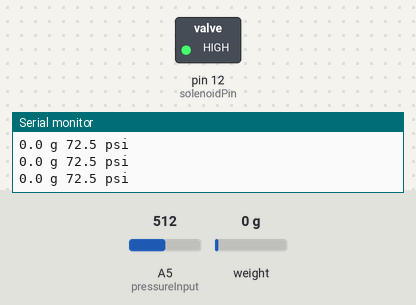
Simulated run of this sketch. Board: Arduino Uno, built with avr-gcc and run on an emulated ATmega328P. Parts: switched loads named in the sketch (green lamp = pin HIGH), the last lines printed to the serial monitor. The test bench sets the inputs (shaded band); at power-on: weight on the scale 0 g, A5 (pressureInput) = 512.

Above: at 7.3 s.
7.4 s: weight on the scale set to 1250 g
At 10.6 s:
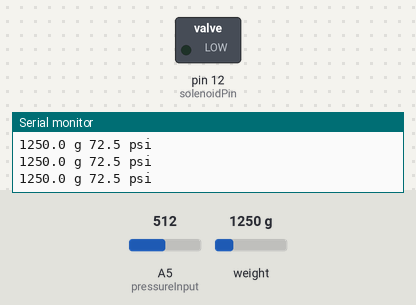
Timing chart, 0 to 12.1 s (numbered marks = the images above; inputs shaded):
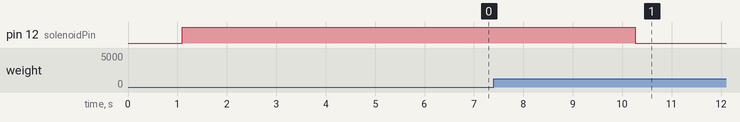

The sketch:

PolarisThrusterTest.ino
```cpp
#include <Arduino.h>
#include "HX711.h"
#include "Wire.h" //allows communication over i2c devices

HX711 scale;

// HX711 circuit wiring
const int LOADCELL_DOUT_PIN = 2;
const int LOADCELL_SCK_PIN = 3;
/////////////////////////////////////////////////////////////////////////////////////////////
const int pressureInput = A5; //select the analog input pin for the pressure transducer
const int pressureZero = 102.4; //analog reading of pressure transducer at 0psi
const int pressureMax = 921.6; //analog reading of pressure transducer at 100psi
const int pressuretransducermaxPSI = 100; //psi value of transducer being used
const int sensorreadDelay = 1; //constant integer to set the sensor read delay in milliseconds

int runtime = 2000; // in milliseconds

long reading = 0; // Initial reading
long int t1 = 0;
long int t2 = 0;
int solenoidPin=12; //solenoid pin

float pressureValue = 0; //variable to store the value coming from the pressure transducer
float Load_N = 0; // Start value of Load cell

byte isValveOpen = 0; // On and Off state of valve
byte ints_counter = 0;


void setup() {

  Serial.begin(9600); // Baud Rate
  Serial.println("HX711 Demo");
  Serial.println("Initializing the scale");

  scale.begin(LOADCELL_DOUT_PIN, LOADCELL_SCK_PIN);

//  Serial.println("Before setting up the scale:");
//  Serial.print("read: \t\t");
//  Serial.println(scale.read());      // print a raw reading from the ADC

//  Serial.print("read average: \t\t");
//  Serial.println(scale.read_average(20));   // print the average of 20 readings from the ADC

//  Serial.print("get value: \t\t");
//  Serial.println(scale.get_value(5));   // print the average of 5 readings from the ADC minus the tare weight (not set yet)

//  Serial.print("get units: \t\t");
//  Serial.println(scale.get_units(5), 1);  // print the average of 5 readings from the ADC minus tare weight (not set) divided
            // by the SCALE parameter (not set yet)

  scale.set_scale(107.64); // Value found by calibrating the scale (DONT CHANGE!)
  scale.tare();            // reset the scale to 0

//  Serial.println("After setting up the scale:");

//  Serial.print("read: \t\t");
//  Serial.println(scale.read());                   // print a raw reading from the ADC

//  Serial.print("read average: \t\t");
//  Serial.println(scale.read_average(20));       // print the average of 20 readings from the ADC

//  Serial.print("get value: \t\t");
//  Serial.println(scale.get_value(5));          // print the average of 5 readings from the ADC minus the tare weight, set with tare()

  Serial.print("get units: \t\t");
  Serial.println(scale.get_units(1), 1);        // print the average of 5 readings from the ADC minus tare weight, divided
            // by the SCALE parameter set with set_scale

  Serial.println("Readings:");

  pinMode(solenoidPin, OUTPUT); //Sets the pin as an output
  digitalWrite(solenoidPin, HIGH); //Switch Solenoid OFF
  Serial.print(-.1); // To freeze the lower limit of Serial Plotter (Set Window Values)
  Serial.print(.1); // To freeze the upper limit of Serial Plotter (Set Window Values)
  Serial.print(" ");

  delay(5000); // Initial 5 second delay before valve testing commences


// Interrupt code - Allows Arduino to pause readings, open valve and resume readings as fast as possible without multithreading
cli();//stop interrupts
//set timer1 interrupt at 1Hz
  TCCR1A = 0;// set entire TCCR1A register to 0
  TCCR1B = 0;// same for TCCR1B
  TCNT1  = 0;//initialize counter value to 0
  // set compare match register for 1hz increments
  OCR1A = 65000;// = (16*10^6) / (50*1024) - 1 (must be <65536) // Main counter for time between Solenoid Valve on and Off
  // turn on CTC mode
  TCCR1B |= (1 << WGM12);
  // Set CS10 and CS12 bits for 1024 prescaler
  TCCR1B |= (1 << CS12) | (1 << CS10);
  // enable timer compare interrupt
  TIMSK1 |= (1 << OCIE1A);

sei();//allow interrupts


/////////////////////////////////////////////////////////////////////////////////////////////

}

void loop() {//loop routine runs over and over again forever

/////////////////////////////////////////////////////////////////////////////////////////////
 // Load_N = scale.get_units(1), 1))*0.0098066500286389); Load conversion in Newtowns
  Serial.print(scale.get_units(1), 1);
  Serial.print(" g ");
  pressureValue = analogRead(pressureInput); //reads value from input pin and assigns to variable
  pressureValue = (((pressureValue-pressureZero)*pressuretransducermaxPSI)/(pressureMax-pressureZero))*1.4467+.036; //conversion equation to convert analog reading to psi
  Serial.print(pressureValue, 1); //prints value from previous line to serial
  Serial.println(" psi"); //prints label to serial
 //delay(sensorreadDelay); //delay in milliseconds between read values
/////////////////////////////////////////////////////////////////////////////////////////////

  delay(sensorreadDelay);
}


// Allows Arduino to count time to open and close the valves with interruptions
ISR(TIMER1_COMPA_vect){

  ints_counter++;

  if(ints_counter >1){
    ints_counter = 0;
    if (isValveOpen){
    digitalWrite(solenoidPin, HIGH); //Switch Solenoid OFF
    isValveOpen = 0;

   }else{
    digitalWrite(solenoidPin, LOW);
    isValveOpen = 1;
   }
  }
}
```
